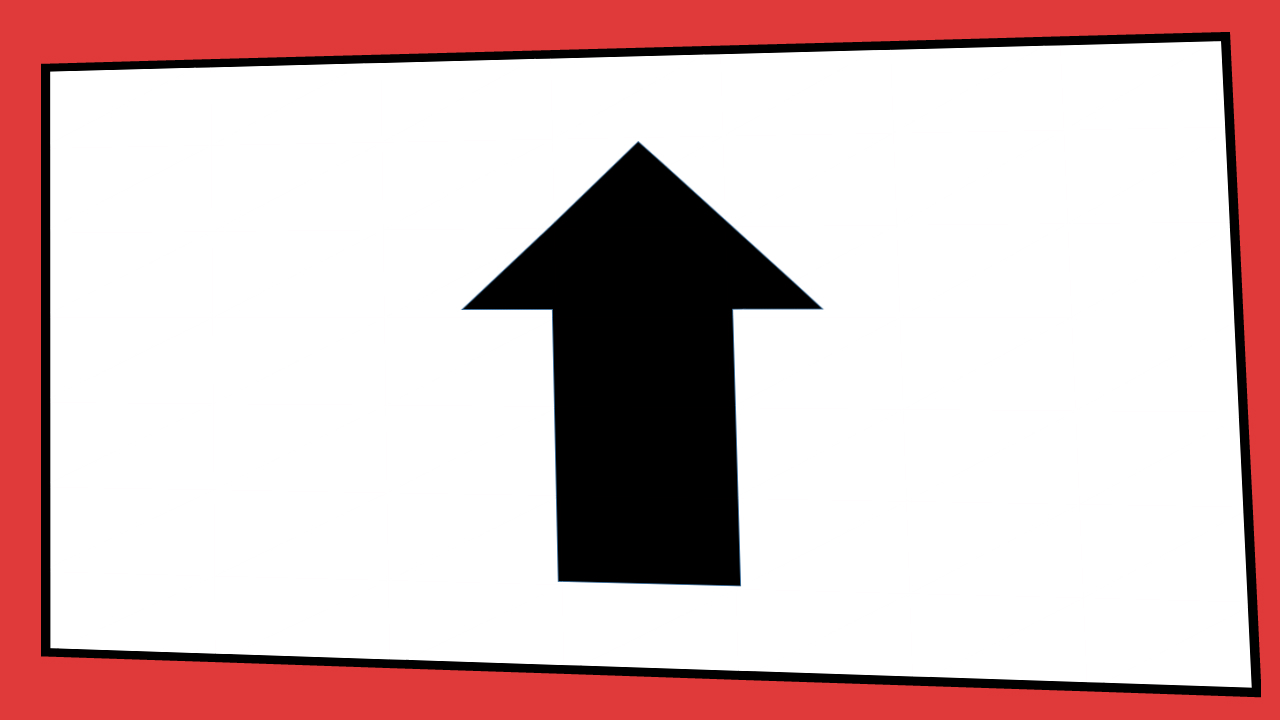
#> input picture python/Distorted.jpg, 1280 x 720 px, given in place of the camera
$ python CV_objecttracking_1.py   (older library calls are emulated)
#> lines starting #> are read from the running program, lines starting #| are printed output that depends on the picture; after the words box and inside, x2 and y2 are one past the last pixel; in counts of white or black regions, pixels touching at a corner belong together
import numpy as np
import cv2
cap=cv2.VideoCapture(0)
# [11 lines of commented-out code are left out]
kernel_open = np.ones((6,6),np.uint8)
kernel_closing = np.ones((12,12),np.uint8)
while True:
    ret,im=cap.read()
#> im is the input picture: shape (720, 1280, 3); mean B, G, R 188.9, 188.8, 218.3
    #cv2.imshow('Original1',im)


    hsv=cv2.cvtColor(im,cv2.COLOR_BGR2HSV)
#> hsv: shape (720, 1280, 3); mean H, S, V 1.7, 35, 218.4
    LG=np.array([50,82,50])
    UG=np.array([255,255,255])
    mask=cv2.inRange(hsv,LG,UG)
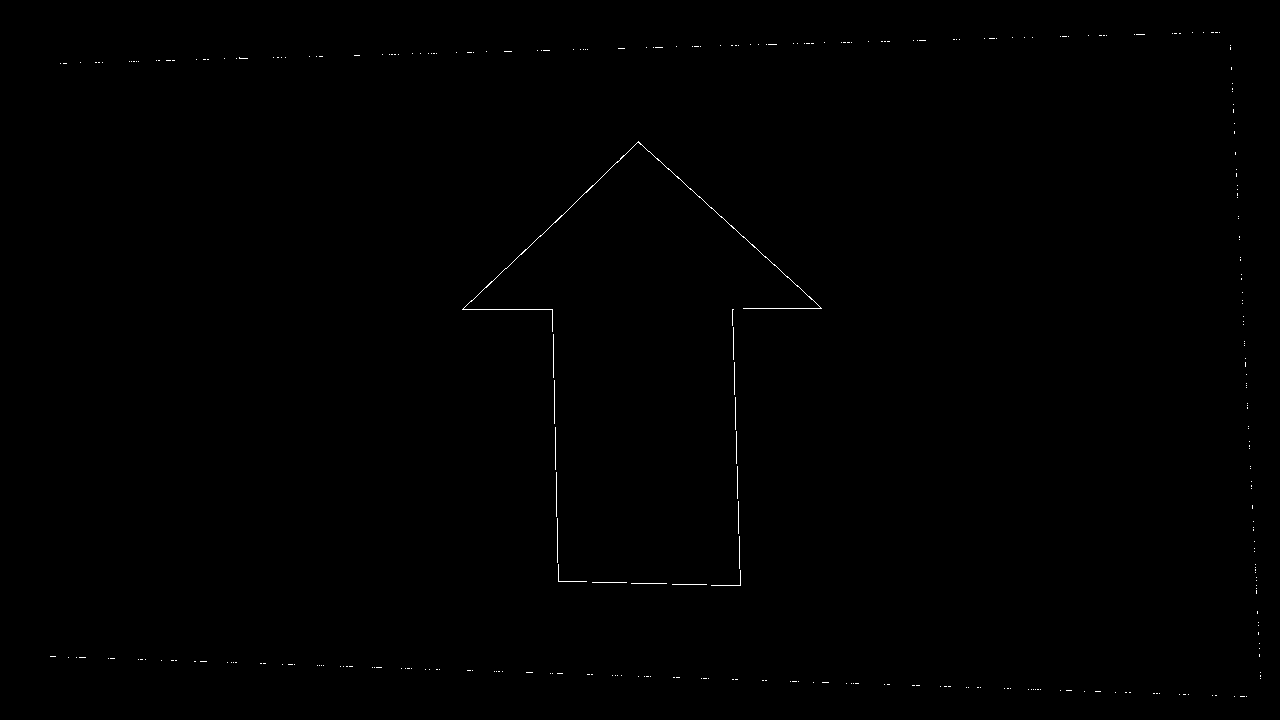
#> mask: shape (720, 1280); 0.2% white in thin lines or dots, all inside (x1, y1, x2, y2) = (50, 32, 1261, 697)
    closing = cv2.morphologyEx(mask, cv2.MORPH_CLOSE, kernel_closing)
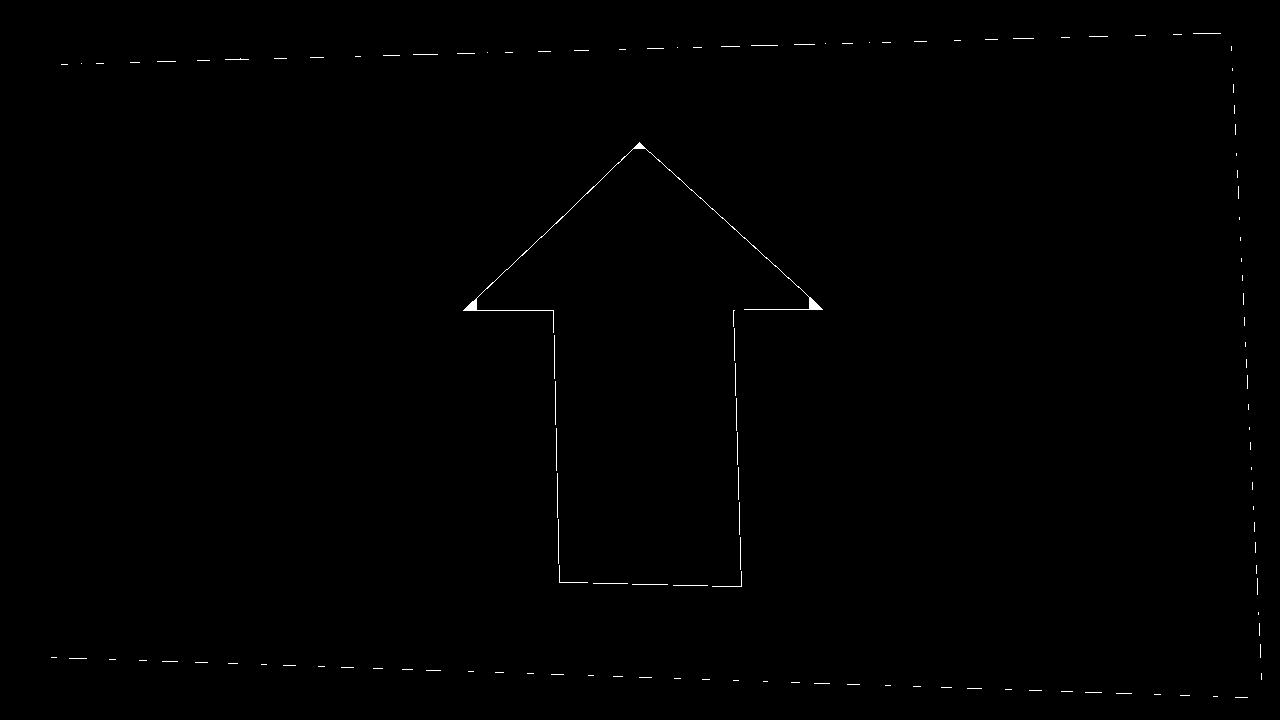
#> closing: shape (720, 1280); 0.28% white in thin lines or dots, all inside (x1, y1, x2, y2) = (51, 33, 1262, 698)
    erosion=cv2.erode(closing,kernel_open,iterations=1)
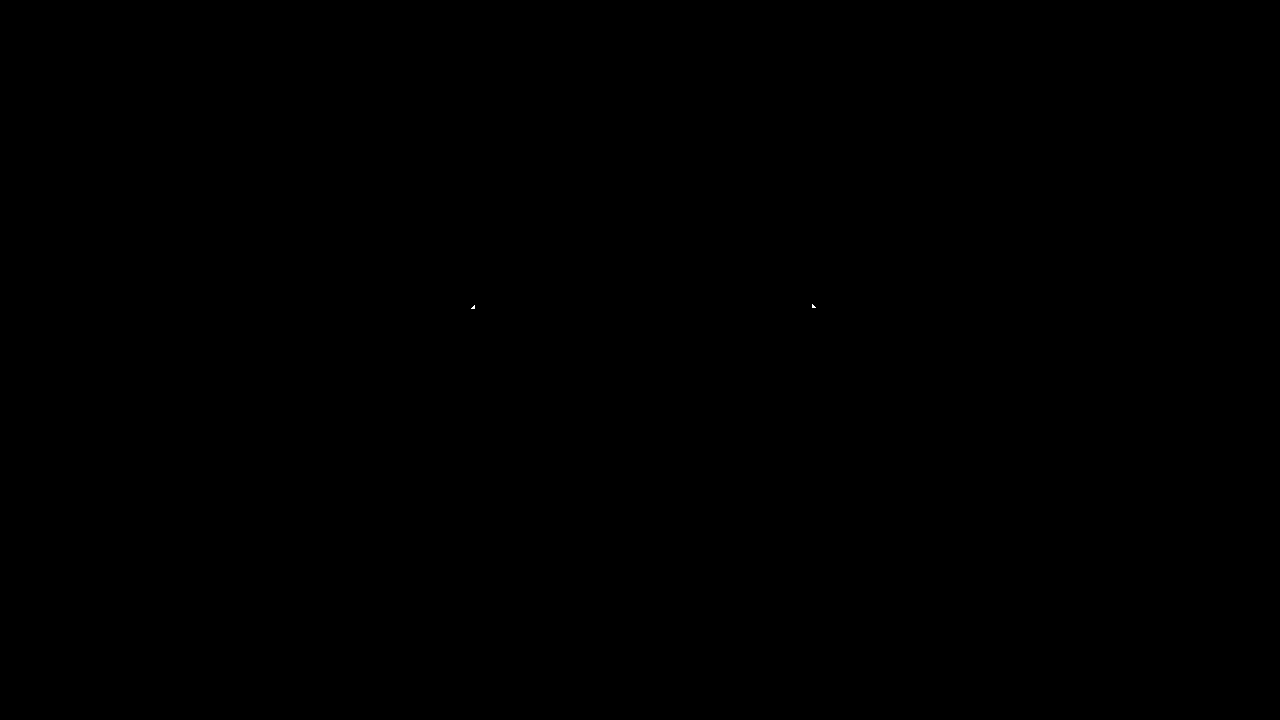
#> erosion: shape (720, 1280); 0% white in thin lines or dots, all inside (x1, y1, x2, y2) = (471, 304, 816, 309)
    #cv2.imshow('erosion',erosion)

    blur=cv2.GaussianBlur(erosion,(15,15),0)
    #cv2.imshow('blur',blur)
    ret,thres1=cv2.threshold(blur,127,255,cv2.THRESH_BINARY)
#> thres1: shape (720, 1280); every value is 0
    #cv2.imshow('threshold',thres1)
    dilation=cv2.dilate(thres1,kernel_open,iterations=2)
    erosion2=cv2.erode(dilation,kernel_open,iterations=1)
    dilation2=cv2.dilate(erosion,kernel_open,iterations=3)
#> dilation2: shape (720, 1280); 0.08% white; 2 white regions

    im2,contours, hierarchy = cv2.findContours(dilation2,cv2.RETR_TREE,cv2.CHAIN_APPROX_NONE)
#> contours = 2 contours; box (x1, y1, x2, y2) and area: (465, 299, 484, 318) 320, (806, 298, 825, 317) 320

    #im3=cv2.drawContours(im, contours, cv2.getTrackbarPos('Contour','Trackers'), (0,255,0),3)
    if (len(contours)!=0):

        areas = [cv2.contourArea(c) for c in contours]
#> areas = [319.5, 319.5]
        max_index=np.argmax(areas)
#> max_index = 0
        cnt=contours[max_index]
#> cnt = contour of 69 points, box (x1, y1, x2, y2) (465, 299, 484, 318), area 320
        (x,y),radius = cv2.minEnclosingCircle(cnt)
#> x = 474; y = 308; radius = 12.73
        center = (int(x),int(y))
#> center = (474, 308)
        radius = int(radius)
#> radius = 12
        final = cv2.circle(im,center,radius,(0,255,0),2)
        cv2.imshow('final',final)
        k=cv2.waitKey(1)
#> (key Esc is pressed here)
        if k==27:
           break
cv2.destroyAllWindows()
cap.release()


    #if cv2.waitKey(10) & 0xFF ord='q':
     #   cv2.destroyAllWindows()
     #   cap.release()

$ run again, on python/Slide1.PNG
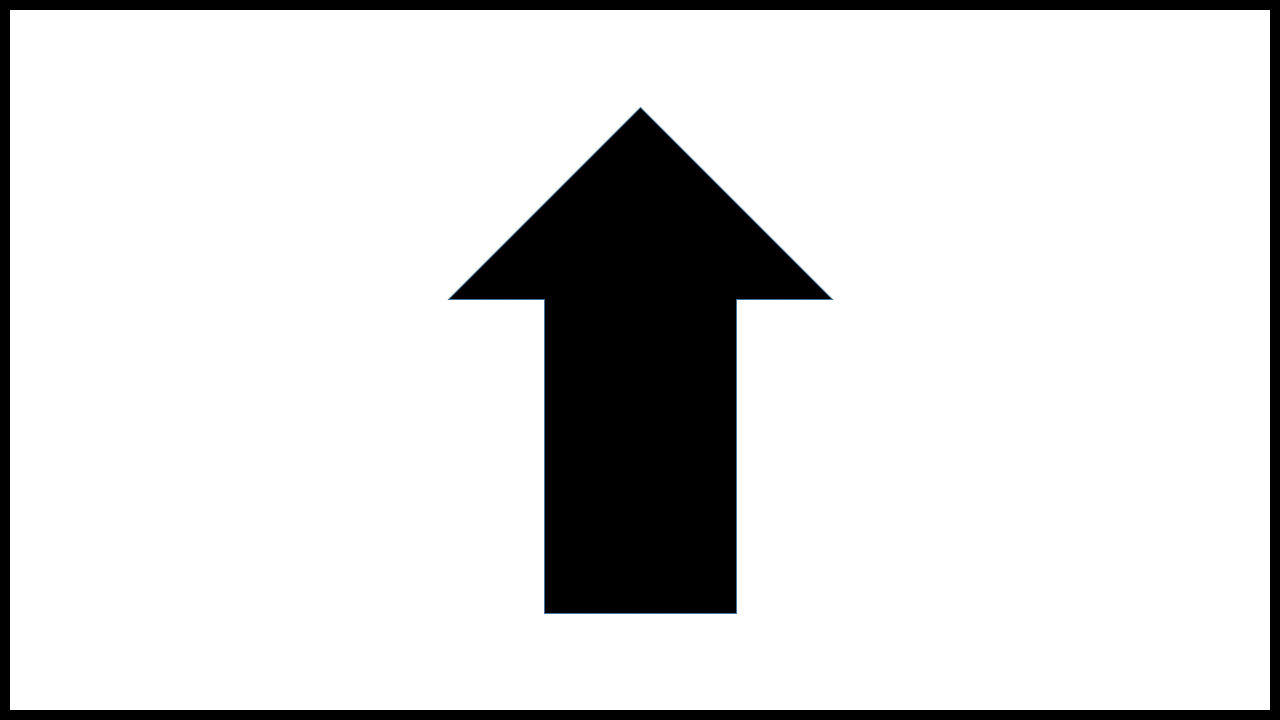
#> input picture python/Slide1.PNG, 1280 x 720 px, given in place of the camera
#> im is the input picture: shape (720, 1280, 3); mean B, G, R 217.2, 217.1, 217.1
#> hsv: shape (720, 1280, 3); mean H, S, V 0.2, 0.3, 217.2
#> `mask=cv2.inRange(hsv,LG,UG)`:
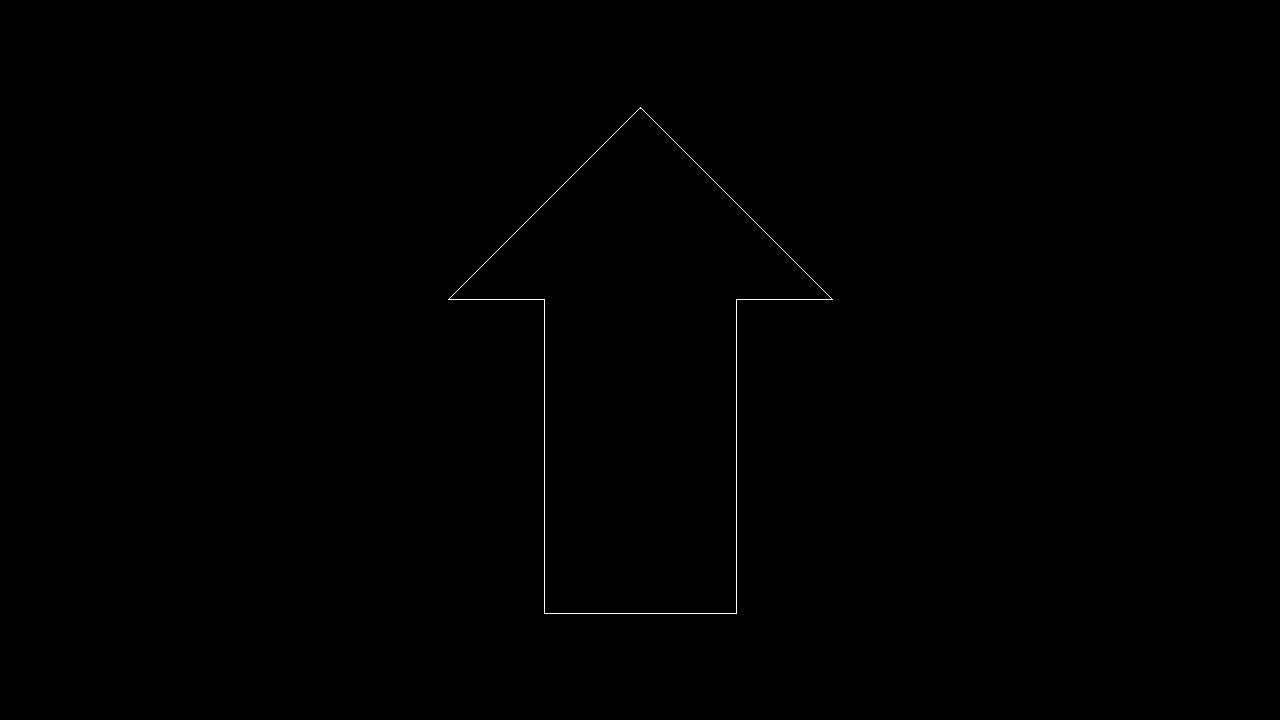
#> mask: shape (720, 1280); 0.15% white in thin lines or dots, all inside (x1, y1, x2, y2) = (448, 107, 833, 614)
#> `closing = cv2.morphologyEx(mask, cv2.MORPH_CLOSE, kernel_closing)`:
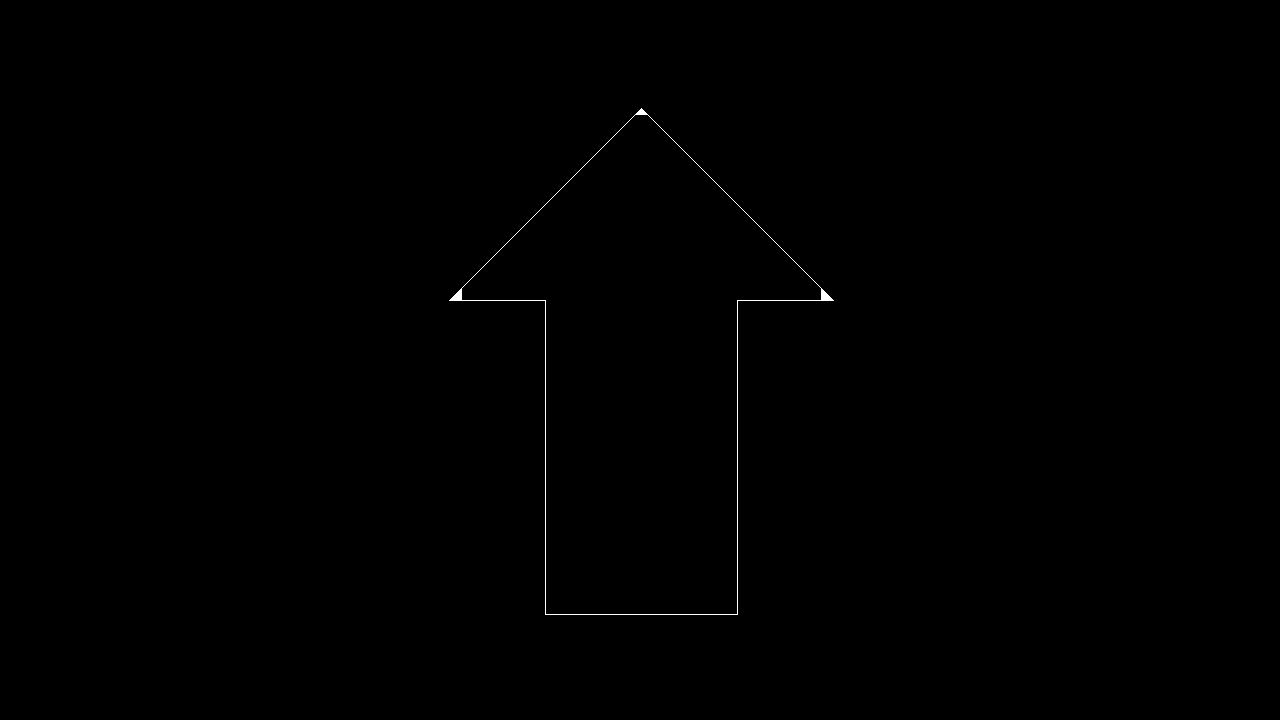
#> closing: shape (720, 1280); 0.17% white in thin lines or dots, all inside (x1, y1, x2, y2) = (449, 108, 834, 615)
#> erosion: shape (720, 1280); 0% white in thin lines or dots, all inside (x1, y1, x2, y2) = (457, 296, 827, 299)
#> thres1: shape (720, 1280); every value is 0
#> dilation2: shape (720, 1280); 0.07% white; 2 white regions
#> contours = 2 contours; box (x1, y1, x2, y2) and area: (818, 290, 836, 308) 287, (451, 290, 469, 308) 287
#> areas = [287, 287]
#> max_index = 0
#> cnt = contour of 66 points, box (x1, y1, x2, y2) (818, 290, 836, 308), area 287
#> `(x,y),radius = cv2.minEnclosingCircle(cnt)`: x = 826.5; y = 298.5; radius = 12.02
#> center = (826, 298)
#> `radius = int(radius)`: radius = 12
